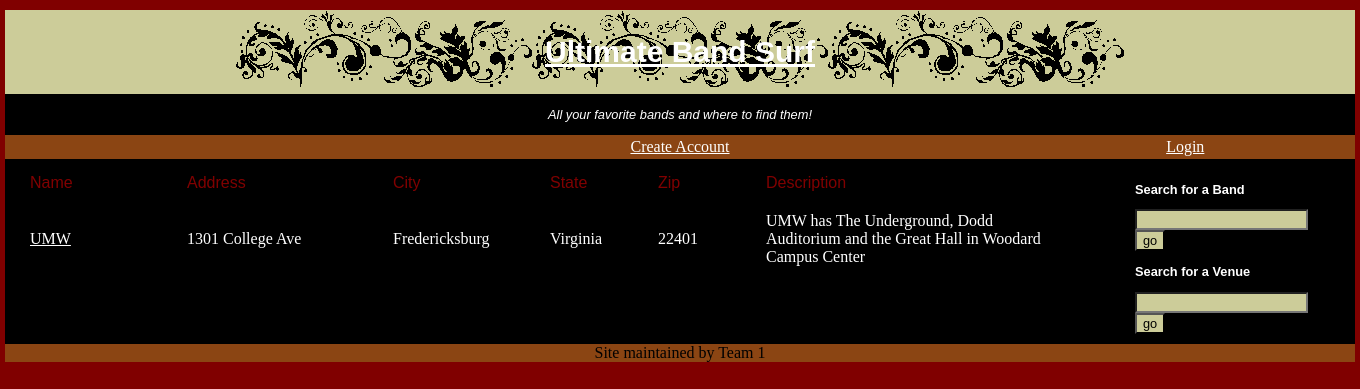
The app's page /searchVenue.php, older data.
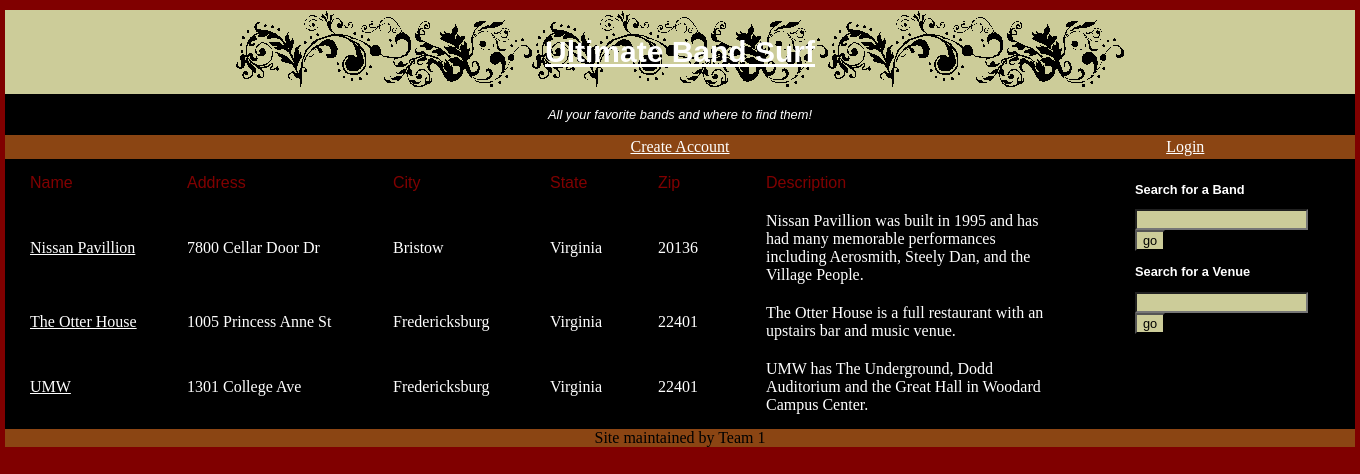
The same page, newer data.
### tables this page shows
CREATE TABLE IF NOT EXISTS `venues` (`venueid` smallint(6) NOT NULL AUTO_INCREMENT, `name` varchar(50) NOT NULL, `picture` varchar(50) NOT NULL, `address` varchar(30) NOT NULL, `city` varchar(50) NOT NULL, `state` varchar(50) NOT NULL, `zip` INT NOT NULL, `description` BLOB NOT NULL, `userid` smallint(6) NOT NULL, PRIMARY KEY (`venueid`));

### searchVenue.php (the view, shortened to what this page needs)
<!DOCTYPE html PUBLIC "-//W3C//DTD XHTML 1.0 Transitional//EN"
  "http://www.w3.org/TR/xhtml1/DTD/xhtml1-transitional.dtd">
<html xmlns="http://www.w3.org/1999/xhtml" xml:lang="en" lang="en">
<head>
  <link rel="stylesheet" type="text/css" href="style.css" />
</head>
<body>
<div id="wrap">
	<div id="main">
		<?php
		include "dbconnect.php";
		$search = mysqli_real_escape_string($db, trim($_POST['searchV']));
		$query ="SELECT * FROM venues WHERE (city) = '$search' or (state) = '$search'  or (name) like '%$search%'  or (address) like '%$search%' ORDER BY name";
		$result=mysqli_query($db, $query)
			or die("Error Querying Database");
		?>
		<table width="1050" cellpadding="5" cellspacing="10">
			<tr>
				<td width="15%"><tableheader>Name</tableheader></td>
				<td width="20%"><tableheader>Address</tableheader></td>
				<td width="15%"><tableheader>City</tableheader></td>
				<td width="10%"><tableheader>State</tableheader></td>
				<td width="10%"><tableheader>Zip</tableheader></td>
				<td width="30%"><tableheader>Description</tableheader></td>
			</tr>
			<?php
			while ($row = mysqli_fetch_array($result)) {
				$id=$row['venueid'];
				$name=$row['name'];
				$address=$row['address'];
				$city=$row['city'];
				$state=$row['state'];
				$zip = $row['zip'];
				$description = $row['description'];
				echo "<tr><td><a href=\"venue.php?id=$id\">$name</a></td><td>$address</td><td>$city</td><td>$state</td><td>$zip</td><td>$description</td></tr>\n";
			}
			?>
		</table>
	</div>
	<div id="sidebar">
		<?php include("sidebar.php"); ?>
	</div>
</div>
</body>
</html>

### sidebar.php
<p><b>Search for a Band</b></p>
<form method = "post" action= "searchBand.php">
<input type = "text" id="searchB" name = "searchB" />
<input type = "submit" value= "go" name="submit" />
</form>
<p><b>Search for a Venue</b></p>
<form method = "post" action= "searchVenue.php">
<input type = "text" id="searchV" name = "searchV" />
<input type = "submit" value= "go" name="submit"/>
</form>

### style.css (style rules this page uses)
body { padding: 0; margin: 0; background: #800000; color: #000; }
#wrap { width: 1350px; margin: 0 auto; background: #000000; }
#header { margin-top: 10px; padding: 5px; background: #cc9; background-image: url('images/border.gif'); background-repeat: no-repeat; background-position: top center; text-align: center; }
#header2 { background: #000000; text-align: center; }
#toolbar { width: 1350px; margin-top: 10px; margin-right: auto; margin-left: auto; background: #8b4513; text-align: center; }
#sidebar { float: right; width: 200px; margin-right: 10px; background: #000000; text-align: left; padding: 10px; }
#main { float: left; width: 490px; text-align: left; padding-left: 10px; background-color: #000000; color: #ffffff; }
#footer { clear: both; background: #8b4513; width: 1350px; margin-bottom: 10px; text-align: center; }
a:link { color: #ffffff; text-decoration: underline; }
h1 { color: #7fff00; background-color: transparent; font-family: "Gill Sans Ultra Bold", "Lucida Grande", Sans-Serif; font-size: 30px; }
tableHeader { color: #800000; background-color: transparent; font-family: "Gill Sans Ultra Bold", "Lucinda Grande", Sans-Serif; }
p { color: #ffffff; background-color: transparent; font-family: "Lucida Sans Unicode", "Lucida Grande", Sans-Serif; font-size: 0.8em; }
input { color: #000000; background-color: #CCCC99; font-family: "Lucida Sans Unicode", "Lucida Grande", Sans-Serif; font-size: 0.8em; }

Row changes from the older to the newer data that the page shows:
added venues: name "Nissan Pavillion", address "7800 Cellar Door Dr", city "Bristow", state "Virginia", zip "20136", description "Nissan Pavillion was built in 1995 and has had many memorable performances including Aerosmith, Steely Dan, and the Village People."
added venues: name "The Otter House", address "1005 Princess Anne St", city "Fredericksburg", state "Virginia", zip "22401", description "The Otter House is a full restaurant with an upstairs bar and music venue."
changed venues "UMW": description "UMW has The Underground, Dodd Auditorium and the Great Hall in Woodard Campus Center" → "UMW has The Underground, Dodd Auditorium and the Great Hall in Woodard Campus Center."
